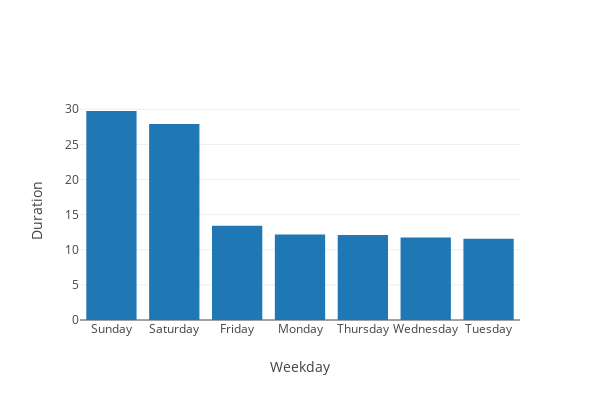

The notebook cell this image was saved under:
### Markdown cell above
Vemos que los fines de semana se realiazaron notablemente menor cantidad de viajes.

Podemos ahora analizar la duración promedio de los viajes para cada dia de semana

### Code cell
# df.groupby('weekday').mean()['duration'].sort_values(ascending=False)[0:7].plot(kind='bar',figsize=(14,4));

data = [Bar(x= list(df.groupby('weekday').mean()['duration'].sort_values(ascending=False).index),
            y=list(df.groupby('weekday').mean()['duration'].sort_values(ascending=False)))]
layout = go.Layout(autosize=False,width=600,height=400,
    yaxis=dict(title='Duration'),
    xaxis=dict(title='Weekday')
)

fig = go.Figure(data=data, layout=layout)
iplot(fig,show_link=False)

### Figure 1 — Plotly figure (JSON) as saved in the notebook; plotly's stock layout.template omitted (floating-point values rounded to 4 significant figures)
{"data": [{"type": "bar", "x": ["Sunday", "Saturday", "Friday", "Monday", "Thursday", "Wednesday", "Tuesday"], "y": [29.75, 27.89, 13.4, 12.15, 12.11, 11.73, 11.56]}], "layout": {"autosize": false, "height": 400, "width": 600, "xaxis": {"title": "Weekday"}, "yaxis": {"title": "Duration"}}}
